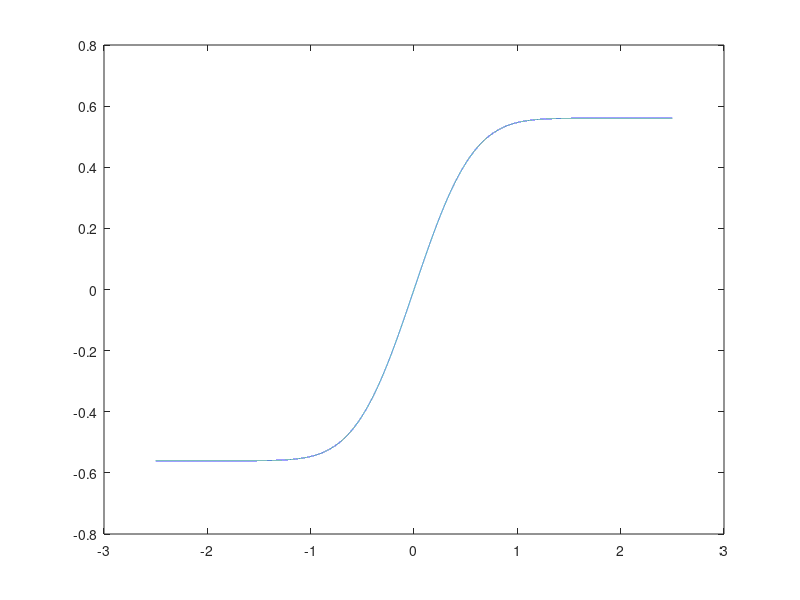

Write the MATLAB code that produced this figure. (Note: this script raises an error after producing the figure.)
%%%%%%%%%%%%%%%%%%%%%%%%%%%%%%%%%%%%%%%%%%%%%%%%%%%%%%%%%%%%%%%%%%%%%%%%%%%
%@brief:Code for SEF function f(x)=<0,x>{exp(-t^2/(2*eta^2))}  
%       to generate a lookup table for some specfic applications.
% eta^2=0.1, severe nonlinearity
% eta^2=1.0, moderate nonlinearity
% eta^2=10,  soft nonlinearity
% eta^2=∞,   linear
%@author:Hong Yang @August 25, 2023        
%%%%%%%%%%%%%%%%%%%%%%%%%%%%%%%%%%%%%%%%%%%%%%%%%%%%%%%%%%%%%%%%%%%%%%%%%%%
clc;clear;
step=0.0001;                  % sample step
sqeta=0.2;                    % square of non-linearity factor eta
limit=2.5;                    % integral limit

f = @(t) exp(-t.^2/(sqeta*2));% integrand definition

x = -limit:step:limit;        % discreted function arguments  
result=zeros(1,numel(x));     % integration result

for i=1:numel(x)
    result(i) =integral(f, 0, x(i),'AbsTol',1e-12);
end

plot(x,result)
saveBinary("./lookupTable_Sqeta_0_2.dat",result,"float32");
fprintf('Info:result %f\n', result);


%% function of saving matlab variable to binary file%%%%%%%%%%%%%%%%%%%%%%%
function saveBinary(filename, data, dtype)
%@brief  save variable to binary file
%@para   filename - path to save file
%@para   data     - matlab array
%@para   dtype    - data type to write
%@return None
fileID = fopen(filename, 'wb');
if fileID == -1
    error('Error:Cannot open file %s to write', filename);
end
count = fwrite(fileID, data, dtype);
fclose(fileID);

if count == numel(data)
    fprintf('Info:Data has been save to file %s in %s format\n', filename,dtype);
else
    fprintf('Error:Failed to save data to file %s\n', filename);
end
end
%%%%%%%%%%%%%%%%%%%%%%%%%%%%%%%%%%%%%%%%%%%%%%%%%%%%%%%%%%%%%%%%%%%%%%%%%%%